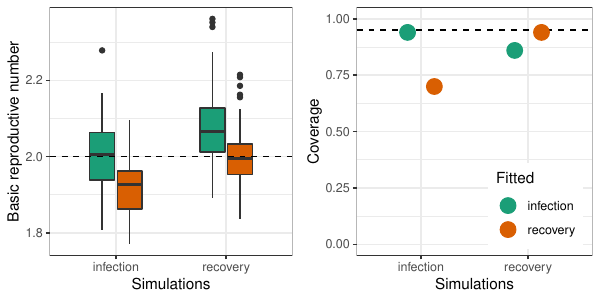

Generate this figure with R:
library(dplyr)
library(ggplot2); theme_set(theme_bw())
library(gridExtra)

scale_colour_discrete <- function(...,palette="Dark2") scale_colour_brewer(...,palette=palette)
scale_fill_discrete <- function(...,palette="Dark2") scale_fill_brewer(...,palette=palette)

dir <- "../analysis/"
files <- c("incidence_incidence.rda",
		   "incidence_mortality.rda",
		   "mortality_incidence.rda",
		   "mortality_mortality.rda")

data <- c("infection", "infection", "recovery", "recovery")
fit <- c("infection", "recovery", "infection", "recovery")

comblist <- summlist <- vector('list', 4)

for (i in 1:4) {
	load(paste0(dir, files[i]))
	
	comblist[[i]] <- reslist
}

for (i in 1:4) {
	summlist[[i]] <- lapply(comblist[[i]], function(x) {
		data.frame(
			data=data[i],
			fit=fit[i],
			estimate=x[[1]],
			coverage=(x[[2]][1] < 2 && 2 < x[[2]][2])
		)
	}) %>%
		bind_rows
}

summdata <- summlist %>%
	bind_rows

g1 <- ggplot(summdata) +
	geom_boxplot(aes(x=data, y=estimate, fill=fit), width=0.5) +
	geom_hline(yintercept=2, lty=2) +
	scale_x_discrete("Simulations") +
	scale_y_continuous("Basic reproductive number") +
	theme(
		legend.position="none"
	)

coverdata <- summdata %>%
	group_by(data, fit) %>%
	summarize(
		coverage=mean(coverage)
	)

g2 <- ggplot(coverdata) +
	geom_hline(yintercept=0.95, lty=2) +
	geom_point(aes(x=data, y=coverage, col=fit, group=fit), size=5, position = position_dodge(width = 0.5)) +
	scale_x_discrete("Simulations") +
	scale_y_continuous("Coverage", limits=c(0, 1)) +
	scale_colour_discrete("Fitted") +
	theme(
		legend.position=c(0.76, 0.2)
	)

gtot <- arrangeGrob(g1, g2, nrow=1)

ggsave("compare.pdf", gtot, width=6, height=3)
